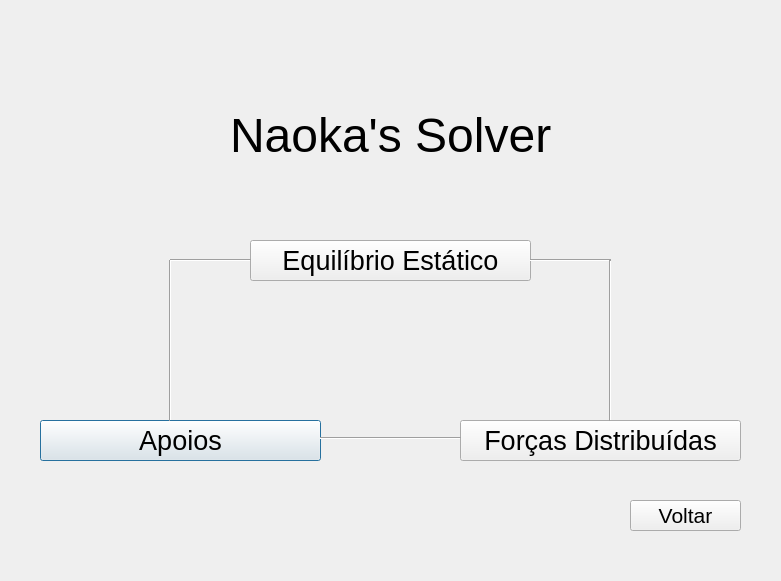
<?xml version="1.0" encoding="UTF-8"?>
<ui version="4.0">
 <class>Dialog</class>
 <widget class="QDialog" name="Dialog">
  <property name="geometry">
   <rect>
    <x>0</x>
    <y>0</y>
    <width>781</width>
    <height>581</height>
   </rect>
  </property>
  <property name="windowTitle">
   <string>Conteúdo teórico</string>
  </property>
  <widget class="QLabel" name="label">
   <property name="geometry">
    <rect>
     <x>230</x>
     <y>50</y>
     <width>331</width>
     <height>171</height>
    </rect>
   </property>
   <property name="font">
    <font>
     <pointsize>36</pointsize>
    </font>
   </property>
   <property name="text">
    <string>Naoka's Solver</string>
   </property>
  </widget>
  <widget class="QPushButton" name="pushButton">
   <property name="geometry">
    <rect>
     <x>40</x>
     <y>420</y>
     <width>281</width>
     <height>41</height>
    </rect>
   </property>
   <property name="font">
    <font>
     <pointsize>20</pointsize>
    </font>
   </property>
   <property name="text">
    <string>Apoios</string>
   </property>
  </widget>
  <widget class="QPushButton" name="pushButton_2">
   <property name="geometry">
    <rect>
     <x>250</x>
     <y>240</y>
     <width>281</width>
     <height>41</height>
    </rect>
   </property>
   <property name="font">
    <font>
     <pointsize>20</pointsize>
    </font>
   </property>
   <property name="text">
    <string>Equilíbrio Estático</string>
   </property>
  </widget>
  <widget class="QPushButton" name="pushButton_3">
   <property name="geometry">
    <rect>
     <x>460</x>
     <y>420</y>
     <width>281</width>
     <height>41</height>
    </rect>
   </property>
   <property name="font">
    <font>
     <pointsize>20</pointsize>
    </font>
   </property>
   <property name="text">
    <string>Forças Distribuídas</string>
   </property>
  </widget>
  <widget class="Line" name="line">
   <property name="geometry">
    <rect>
     <x>320</x>
     <y>430</y>
     <width>141</width>
     <height>16</height>
    </rect>
   </property>
   <property name="font">
    <font>
     <pointsize>48</pointsize>
    </font>
   </property>
   <property name="orientation">
    <enum>Qt::Horizontal</enum>
   </property>
  </widget>
  <widget class="Line" name="line_2">
   <property name="geometry">
    <rect>
     <x>110</x>
     <y>260</y>
     <width>121</width>
     <height>161</height>
    </rect>
   </property>
   <property name="orientation">
    <enum>Qt::Vertical</enum>
   </property>
  </widget>
  <widget class="Line" name="line_4">
   <property name="geometry">
    <rect>
     <x>170</x>
     <y>230</y>
     <width>81</width>
     <height>61</height>
    </rect>
   </property>
   <property name="orientation">
    <enum>Qt::Horizontal</enum>
   </property>
  </widget>
  <widget class="Line" name="line_5">
   <property name="geometry">
    <rect>
     <x>530</x>
     <y>230</y>
     <width>81</width>
     <height>61</height>
    </rect>
   </property>
   <property name="orientation">
    <enum>Qt::Horizontal</enum>
   </property>
  </widget>
  <widget class="QPushButton" name="pushButton_4">
   <property name="geometry">
    <rect>
     <x>630</x>
     <y>500</y>
     <width>111</width>
     <height>31</height>
    </rect>
   </property>
   <property name="font">
    <font>
     <pointsize>16</pointsize>
    </font>
   </property>
   <property name="text">
    <string>Voltar</string>
   </property>
  </widget>
  <widget class="Line" name="line_3">
   <property name="geometry">
    <rect>
     <x>600</x>
     <y>260</y>
     <width>20</width>
     <height>161</height>
    </rect>
   </property>
   <property name="orientation">
    <enum>Qt::Vertical</enum>
   </property>
  </widget>
  <widget class="QLabel" name="label_2">
   <property name="geometry">
    <rect>
     <x>0</x>
     <y>0</y>
     <width>781</width>
     <height>581</height>
    </rect>
   </property>
   <property name="text">
    <string/>
   </property>
   <property name="pixmap">
    <pixmap resource="resources/resources.qrc">:/images/conteudo_teorico.jpg</pixmap>
   </property>
  </widget>
  <zorder>label_2</zorder>
  <zorder>label</zorder>
  <zorder>pushButton</zorder>
  <zorder>pushButton_2</zorder>
  <zorder>pushButton_3</zorder>
  <zorder>line</zorder>
  <zorder>line_2</zorder>
  <zorder>line_4</zorder>
  <zorder>line_5</zorder>
  <zorder>pushButton_4</zorder>
  <zorder>line_3</zorder>
 </widget>
 <tabstops>
  <tabstop>pushButton_2</tabstop>
  <tabstop>pushButton</tabstop>
  <tabstop>pushButton_3</tabstop>
  <tabstop>pushButton_4</tabstop>
 </tabstops>
 <resources>
  <include location="resources/resources.qrc"/>
 </resources>
 <connections>
  <connection>
   <sender>pushButton_4</sender>
   <signal>clicked()</signal>
   <receiver>Dialog</receiver>
   <slot>close()</slot>
   <hints>
    <hint type="sourcelabel">
     <x>685</x>
     <y>515</y>
    </hint>
    <hint type="destinationlabel">
     <x>399</x>
     <y>299</y>
    </hint>
   </hints>
  </connection>
 </connections>
</ui>
